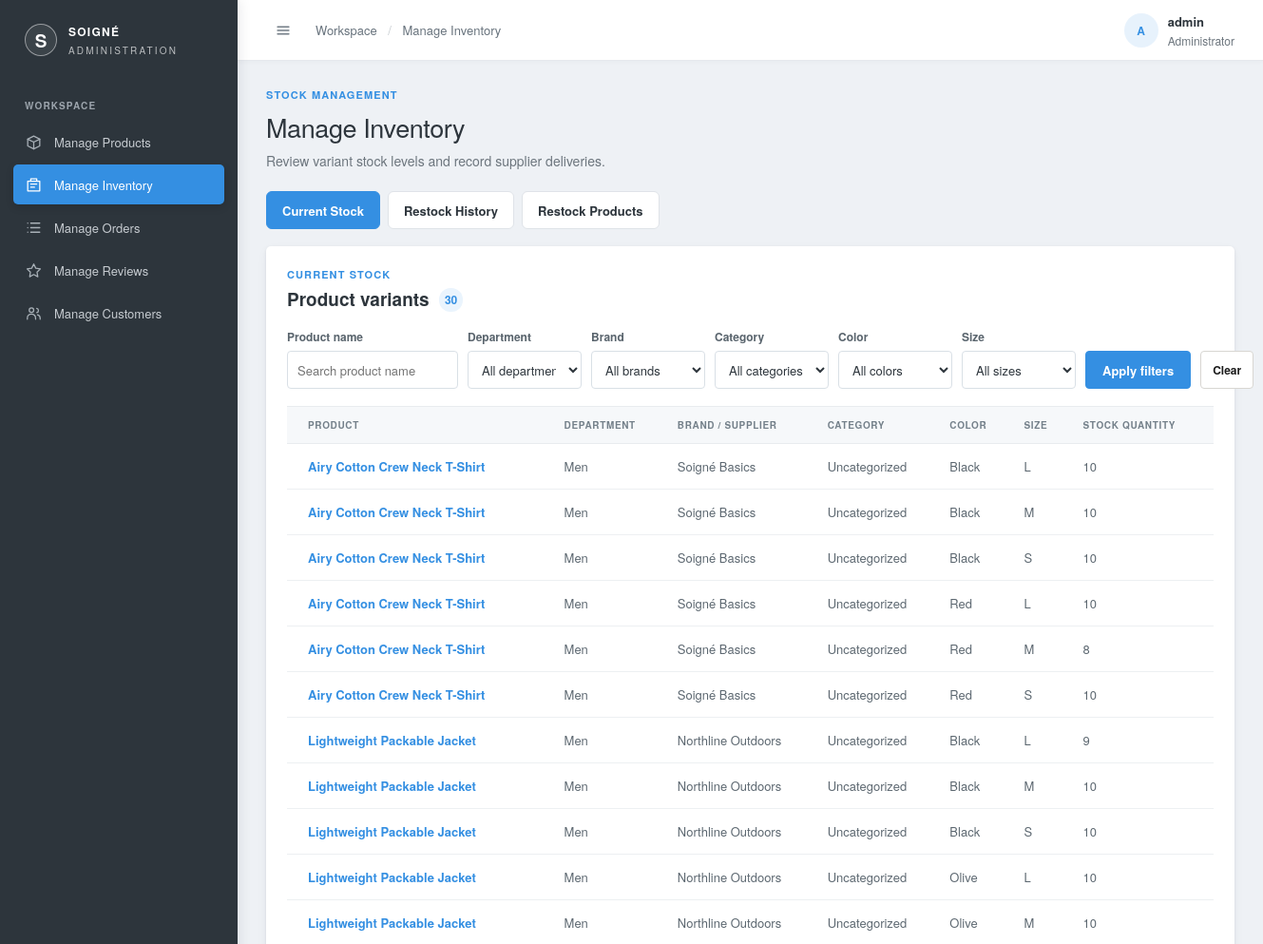
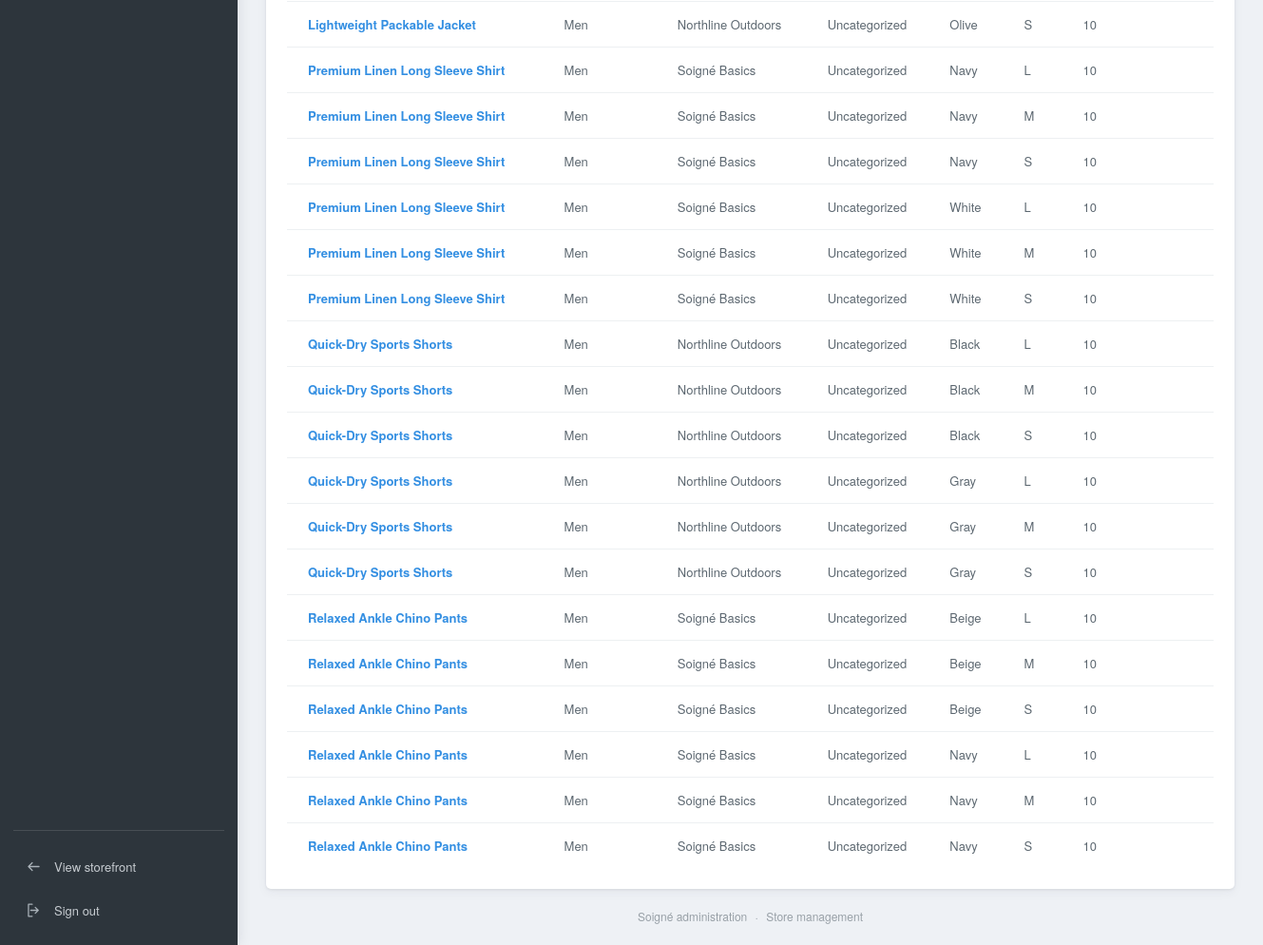
Page /admin/manage-inventory/index.php (signed in) on the earlier database version (2 pictures, top to bottom).
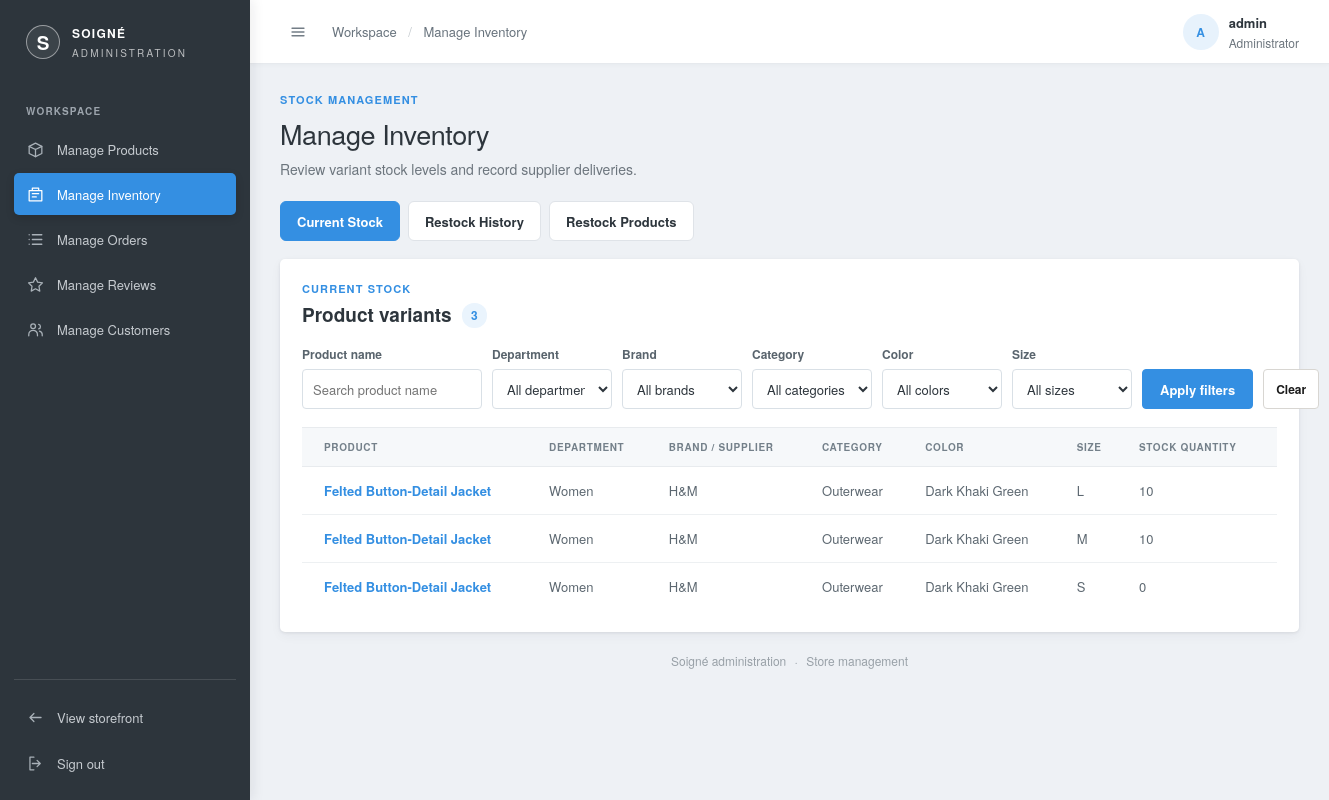
Same page on the later database version.
### tables this page shows
CREATE TABLE product_variants (
  variant_id       INT AUTO_INCREMENT PRIMARY KEY,
  product_color_id INT         NOT NULL,
  size             VARCHAR(20) NOT NULL,
  stock            INT         NOT NULL DEFAULT 0,
  FOREIGN KEY (product_color_id) REFERENCES product_colors(product_color_id),
  UNIQUE KEY uniq_variant (product_color_id, size)
);

CREATE TABLE products (
  product_id  INT AUTO_INCREMENT PRIMARY KEY,
  supplier_id INT NOT NULL,
  name        VARCHAR(150)  NOT NULL,
  category_id INT NULL,
  department  ENUM('men','women','kids') NOT NULL DEFAULT 'men',
  price       DECIMAL(10,2) NOT NULL,
  description TEXT,
  created_at  DATETIME DEFAULT CURRENT_TIMESTAMP,
  INDEX idx_department (department),
  INDEX idx_products_category_id (category_id),
  FOREIGN KEY (supplier_id) REFERENCES suppliers(supplier_id),
  FOREIGN KEY (category_id) REFERENCES categories(category_id)
    ON UPDATE CASCADE
    ON DELETE SET NULL
);

CREATE TABLE suppliers (
  supplier_id INT AUTO_INCREMENT PRIMARY KEY,
  name        VARCHAR(120) NOT NULL UNIQUE,
  image       VARCHAR(255) NULL
);

CREATE TABLE product_colors (
  product_color_id INT AUTO_INCREMENT PRIMARY KEY,
  product_id       INT         NOT NULL,
  color            VARCHAR(80) NOT NULL,
  image            VARCHAR(255),
  FOREIGN KEY (product_id) REFERENCES products(product_id),
  UNIQUE KEY uniq_product_color (product_id, color)
);

### admin/manage-inventory/index.php (the view, shortened to what this page needs)
<?php
require_once("../includes/bootstrap.php");
$search = trim($_GET['search'] ?? '');
$inventory_where = "WHERE 1 = 1";
$inventory_rows = mysqli_fetch_all(mysqli_query($conn,
    "SELECT v.variant_id, v.stock, v.size, pc.color, p.name AS product_name, p.department,
            COALESCE(c.name, 'Uncategorized') AS category_name, s.name AS supplier_name
     FROM product_variants v
     JOIN product_colors pc ON pc.product_color_id = v.product_color_id
     JOIN products p ON p.product_id = pc.product_id
     JOIN suppliers s ON s.supplier_id = p.supplier_id
     LEFT JOIN categories c ON c.category_id = p.category_id
     $inventory_where
     ORDER BY p.name, s.name, pc.color, v.size"
), MYSQLI_ASSOC);
$inventory_total = count($inventory_rows);
include("../includes/header.php");
?>
<div class="inventory-page">
  <section class="admin-page-heading">
    <div><p class="admin-eyebrow">STOCK MANAGEMENT</p><h1>Manage Inventory</h1><p>Review variant stock levels and record supplier deliveries.</p></div>
  </section>
  <div class="admin-panel-tabs inventory-tabs" role="radiogroup" aria-label="Inventory panels">
    <label for="inventory-view-stock">Current Stock</label>
    <label for="inventory-view-history">Restock History</label>
    <label for="inventory-view-restock">Restock Products</label>
  <section class="manage-panel inventory-stock-panel" id="inventory-stock">
    <div class="manage-panel-heading">
      <div><p class="admin-eyebrow">CURRENT STOCK</p><h2>Product variants <span class="manage-count"><?php echo number_format($inventory_total); ?></span></h2></div>
    </div>
    <form method="get" class="inventory-filters" aria-label="Filter inventory">
      <label class="inventory-search">Product name<input type="search" name="search" value="<?php echo htmlspecialchars($search); ?>" placeholder="Search product name"></label>
      <label>Department<select name="department"><option value="">All departments</option></select></label>
      <label>Brand<select name="supplier_id"><option value="">All brands</option></select></label>
      <label>Category<select name="category_id"><option value="">All categories</option></select></label>
      <label>Color<select name="color"><option value="">All colors</option></select></label>
      <label>Size<select name="size"><option value="">All sizes</option></select></label>
      <button class="admin-button" type="submit">Apply filters</button>
      <a class="manage-small-button" href="<?php echo BASE_URL; ?>admin/manage-inventory/">Clear</a>
    </form>
    <?php if ($inventory_rows) { ?>
      <div class="admin-table-wrap"><table class="admin-table">
        <thead><tr><th>Product</th><th>Department</th><th>Brand / Supplier</th><th>Category</th><th>Color</th><th>Size</th><th>Stock quantity</th></tr></thead>
        <tbody><?php foreach ($inventory_rows as $inventory_row) { ?>
          <tr>
            <td class="order-number"><?php echo htmlspecialchars($inventory_row['product_name']); ?></td>
            <td><?php echo htmlspecialchars(ucfirst($inventory_row['department'])); ?></td>
            <td><?php echo htmlspecialchars($inventory_row['supplier_name']); ?></td>
            <td><?php echo htmlspecialchars($inventory_row['category_name']); ?></td>
            <td><?php echo htmlspecialchars($inventory_row['color']); ?></td>
            <td><?php echo htmlspecialchars($inventory_row['size']); ?></td>
            <td><?php echo number_format((int)$inventory_row['stock']); ?></td>
          </tr>
        <?php } ?></tbody>
      </table></div>
    <?php } else { ?><p class="manage-empty">No product variants match these filters.</p><?php } ?>
  </section>
</div>
<?php include("../includes/footer.php"); ?>

Differences in the rows shown:
removed product_variants: products.name "Airy Cotton Crew Neck T-Shirt", products.department "Men", suppliers.name "Soigné Basics", category_name "Uncategorized", product_color.color "Red", size "L", stock "10"
removed product_variants: products.name "Airy Cotton Crew Neck T-Shirt", products.department "Men", suppliers.name "Soigné Basics", category_name "Uncategorized", product_color.color "Red", size "M", stock "8"
removed product_variants: products.name "Airy Cotton Crew Neck T-Shirt", products.department "Men", suppliers.name "Soigné Basics", category_name "Uncategorized", product_color.color "Red", size "S", stock "10"
removed product_variants: products.name "Lightweight Packable Jacket", products.department "Men", suppliers.name "Northline Outdoors", category_name "Uncategorized", product_color.color "Black", size "L", stock "9"
removed product_variants: products.name "Lightweight Packable Jacket", products.department "Men", suppliers.name "Northline Outdoors", category_name "Uncategorized", product_color.color "Black", size "M", stock "10"
removed product_variants: products.name "Lightweight Packable Jacket", products.department "Men", suppliers.name "Northline Outdoors", category_name "Uncategorized", product_color.color "Black", size "S", stock "10"
removed product_variants: products.name "Lightweight Packable Jacket", products.department "Men", suppliers.name "Northline Outdoors", category_name "Uncategorized", product_color.color "Olive", size "L", stock "10"
removed product_variants: products.name "Lightweight Packable Jacket", products.department "Men", suppliers.name "Northline Outdoors", category_name "Uncategorized", product_color.color "Olive", size "M", stock "10"
removed product_variants: products.name "Lightweight Packable Jacket", products.department "Men", suppliers.name "Northline Outdoors", category_name "Uncategorized", product_color.color "Olive", size "S", stock "10"
removed product_variants: products.name "Premium Linen Long Sleeve Shirt", products.department "Men", suppliers.name "Soigné Basics", category_name "Uncategorized", product_color.color "Navy", size "L", stock "10"
removed product_variants: products.name "Premium Linen Long Sleeve Shirt", products.department "Men", suppliers.name "Soigné Basics", category_name "Uncategorized", product_color.color "Navy", size "M", stock "10"
removed product_variants: products.name "Premium Linen Long Sleeve Shirt", products.department "Men", suppliers.name "Soigné Basics", category_name "Uncategorized", product_color.color "Navy", size "S", stock "10"
removed product_variants: products.name "Premium Linen Long Sleeve Shirt", products.department "Men", suppliers.name "Soigné Basics", category_name "Uncategorized", product_color.color "White", size "L", stock "10"
removed product_variants: products.name "Premium Linen Long Sleeve Shirt", products.department "Men", suppliers.name "Soigné Basics", category_name "Uncategorized", product_color.color "White", size "M", stock "10"
removed product_variants: products.name "Premium Linen Long Sleeve Shirt", products.department "Men", suppliers.name "Soigné Basics", category_name "Uncategorized", product_color.color "White", size "S", stock "10"
removed product_variants: products.name "Quick-Dry Sports Shorts", products.department "Men", suppliers.name "Northline Outdoors", category_name "Uncategorized", product_color.color "Black", size "L", stock "10"
removed product_variants: products.name "Quick-Dry Sports Shorts", products.department "Men", suppliers.name "Northline Outdoors", category_name "Uncategorized", product_color.color "Black", size "M", stock "10"
removed product_variants: products.name "Quick-Dry Sports Shorts", products.department "Men", suppliers.name "Northline Outdoors", category_name "Uncategorized", product_color.color "Black", size "S", stock "10"
removed product_variants: products.name "Quick-Dry Sports Shorts", products.department "Men", suppliers.name "Northline Outdoors", category_name "Uncategorized", product_color.color "Gray", size "L", stock "10"
removed product_variants: products.name "Quick-Dry Sports Shorts", products.department "Men", suppliers.name "Northline Outdoors", category_name "Uncategorized", product_color.color "Gray", size "M", stock "10"
removed product_variants: products.name "Quick-Dry Sports Shorts", products.department "Men", suppliers.name "Northline Outdoors", category_name "Uncategorized", product_color.color "Gray", size "S", stock "10"
removed product_variants: products.name "Relaxed Ankle Chino Pants", products.department "Men", suppliers.name "Soigné Basics", category_name "Uncategorized", product_color.color "Beige", size "L", stock "10"
removed product_variants: products.name "Relaxed Ankle Chino Pants", products.department "Men", suppliers.name "Soigné Basics", category_name "Uncategorized", product_color.color "Beige", size "M", stock "10"
removed product_variants: products.name "Relaxed Ankle Chino Pants", products.department "Men", suppliers.name "Soigné Basics", category_name "Uncategorized", product_color.color "Beige", size "S", stock "10"
removed product_variants: products.name "Relaxed Ankle Chino Pants", products.department "Men", suppliers.name "Soigné Basics", category_name "Uncategorized", product_color.color "Navy", size "L", stock "10"
removed product_variants: products.name "Relaxed Ankle Chino Pants", products.department "Men", suppliers.name "Soigné Basics", category_name "Uncategorized", product_color.color "Navy", size "M", stock "10"
removed product_variants: products.name "Relaxed Ankle Chino Pants", products.department "Men", suppliers.name "Soigné Basics", category_name "Uncategorized", product_color.color "Navy", size "S", stock "10"
changed product_variants (number 1 of 3 on the later page): products.name "Airy Cotton Crew Neck T-Shirt" → "Felted Button-Detail Jacket"; products.department "Men" → "Women"; suppliers.name "Soigné Basics" → "H&M"; category_name "Uncategorized" → "Outerwear"; product_color.color "Black" → "Dark Khaki Green"
changed product_variants (number 2 of 3 on the later page): products.name "Airy Cotton Crew Neck T-Shirt" → "Felted Button-Detail Jacket"; products.department "Men" → "Women"; suppliers.name "Soigné Basics" → "H&M"; category_name "Uncategorized" → "Outerwear"; product_color.color "Black" → "Dark Khaki Green"
changed product_variants (number 3 of 3 on the later page): products.name "Airy Cotton Crew Neck T-Shirt" → "Felted Button-Detail Jacket"; products.department "Men" → "Women"; suppliers.name "Soigné Basics" → "H&M"; category_name "Uncategorized" → "Outerwear"; product_color.color "Black" → "Dark Khaki Green"; stock "10" → "0"
Other differences:
$inventory_total: "30" → "3"
